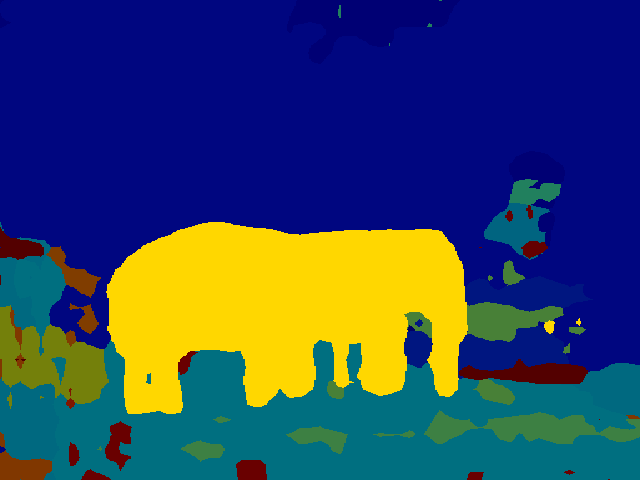
#> input picture cocostuffapi/results/segmentations/examples/000000000934.png, 640 x 480 px; its folder holds only this picture in this run
$ python pngToCocoResultDemo.py
#> lines starting #> are read from the running program, lines starting #| are printed output that depends on the picture; after the words box and inside, x2 and y2 are one past the last pixel; in counts of white or black regions, pixels touching at a corner belong together
### cocostuffapi/PythonAPI/pycocotools/cocostuffhelper.py
__author__ = 'hcaesar'

# Helper functions used to convert between different formats for the
# COCO Stuff Segmentation Challenge.
#
# Note: Some functions use the Pillow image package, which may need
# to be installed manually.
#
# Microsoft COCO Toolbox.      version 2.0
# Data, paper, and tutorials available at:  http://mscoco.org/
# Code written by Piotr Dollar and Tsung-Yi Lin, 2015.
# Licensed under the Simplified BSD License [see coco/license.txt]

import numpy as np
from pycocotools import mask
from PIL import Image, ImagePalette # For indexed images
import matplotlib # For Matlab's color maps

def segmentationToCocoMask(labelMap, labelId):
    '''
    Encodes a segmentation mask using the Mask API.
    :param labelMap: [h x w] segmentation map that indicates the label of each pixel
    :param labelId: the label from labelMap that will be encoded
    :return: Rs - the encoded label mask for label 'labelId'
    '''
    labelMask = labelMap == labelId
    labelMask = np.expand_dims(labelMask, axis=2)
    labelMask = labelMask.astype('uint8')
    labelMask = np.asfortranarray(labelMask)
    Rs = mask.encode(labelMask)
    assert len(Rs) == 1
    Rs = Rs[0]

    return Rs

def segmentationToCocoResult(labelMap, imgId, stuffStartId=92):
    '''
    Convert a segmentation map to COCO stuff segmentation result format.
    :param labelMap: [h x w] segmentation map that indicates the label of each pixel
    :param imgId: the id of the COCO image (last part of the file name)
    :param stuffStartId: (optional) index where stuff classes start
    :return: anns    - a list of dicts for each label in this image
       .image_id     - the id of the COCO image
       .category_id  - the id of the stuff class of this annotation
       .segmentation - the RLE encoded segmentation of this class
    '''

    # Get stuff labels
    shape = labelMap.shape
    if len(shape) != 2:
        raise Exception(('Error: Image has %d instead of 2 channels! Most likely you '
        'provided an RGB image instead of an indexed image (with or without color palette).') % len(shape))
    [h, w] = shape
    assert h > 0 and w > 0
    labelsAll = np.unique(labelMap)
    labelsStuff = [i for i in labelsAll if i >= stuffStartId]

    # Add stuff annotations
    anns = []
    for labelId in labelsStuff:

        # Create mask and encode it
        Rs = segmentationToCocoMask(labelMap, labelId)

        # Create annotation data and add it to the list
        anndata = {}
        anndata['image_id'] = int(imgId)
        anndata['category_id'] = int(labelId)
        anndata['segmentation'] = Rs
        anns.append(anndata)
    return anns

# [36 lines left out: function cocoSegmentationToSegmentationMap, not called in this run]

def pngToCocoResult(pngPath, imgId, stuffStartId=92):
    '''
    Reads an indexed .png file with a label map from disk and converts it to COCO result format.
    :param pngPath: the path of the .png file
    :param imgId: the COCO id of the image (last part of the file name)
    :param stuffStartId: (optional) index where stuff classes start
    :return: anns    - a list of dicts for each label in this image
       .image_id     - the id of the COCO image
       .category_id  - the id of the stuff class of this annotation
       .segmentation - the RLE encoded segmentation of this class
    '''

    # Read indexed .png file from disk
    im = Image.open(pngPath)
    labelMap = np.array(im)

    # Convert label map to COCO result format
    anns = segmentationToCocoResult(labelMap, imgId, stuffStartId)
    return anns

# [73 lines left out: functions cocoSegmentationToPng, getCMap, not called in this run]

### cocostuffapi/PythonAPI/cocostuff/pngToCocoResultDemo.py
#!/usr/bin/python

__author__ = 'hcaesar'

# Converts a folder of .png images with segmentation results back
# to the COCO result format.
#
# The .png images should be indexed images with or without a color
# palette for visualization.
#
# Note that this script only works with image names in COCO 2017
# format (000000000934.jpg). The older format
# (COCO_train2014_000000000934.jpg) is not supported.
#
# See cocoSegmentationToPngDemo.py for the reverse conversion.
#
# Microsoft COCO Toolbox.      version 2.0
# Data, paper, and tutorials available at:  http://mscoco.org/
# Code written by Piotr Dollar and Tsung-Yi Lin, 2015.
# Licensed under the Simplified BSD License [see coco/license.txt]

import os
import io
import json
import re
from pycocotools.cocostuffhelper import pngToCocoResult

def pngToCocoResultDemo(dataDir='../..', resType='examples', indent=None):
    '''
    Converts a folder of .png images with segmentation results back
    to the COCO result format.
    :param dataDir: location of the COCO root folder
    :param resType: identifier of the result annotation file
    :param indent: number of whitespaces used for JSON indentation
    :return: None
    '''

    # Define paths
    pngFolder = '%s/results/segmentations/%s' % (dataDir, resType)
    jsonPath = '%s/results/stuff_%s_results.json' % (dataDir, resType)

    # Get images in png folder
    imgNames = os.listdir(pngFolder)
    imgNames = [imgName[:-4] for imgName in imgNames if imgName.endswith('.png')]
    imgNames.sort()
    imgCount = len(imgNames)

    # Init
    annCount = 0

    with io.open(jsonPath, 'w', encoding='utf8') as output:
        print(('Writing results to: %s' % jsonPath))

        # Annotation start
        output.write(str('[\n'))

        for i, imgName in zip(range(0, imgCount), imgNames):
            print(('Converting png image %d of %d: %s' % (i+1, imgCount, imgName)))

            # Add stuff annotations
            pngPath = '%s/%s.png' % (pngFolder, imgName)
            tokens = imgName.split('_')
            if len(tokens) == 1:
                # COCO 2017 format
                imgId = int(imgName)
            elif len(tokens) == 3:
                # Previous COCO format
                imgId = int(tokens[2])
            else:
                raise Exception('Error: Invalid COCO file format!')

            anns = pngToCocoResult(pngPath, imgId)
#> in pngToCocoResult, im is the input picture: PIL image 640x480 P; mean R, G, B 49.3, 67.8, 98.7
#> in pngToCocoResult, `labelMap = np.array(im)`:
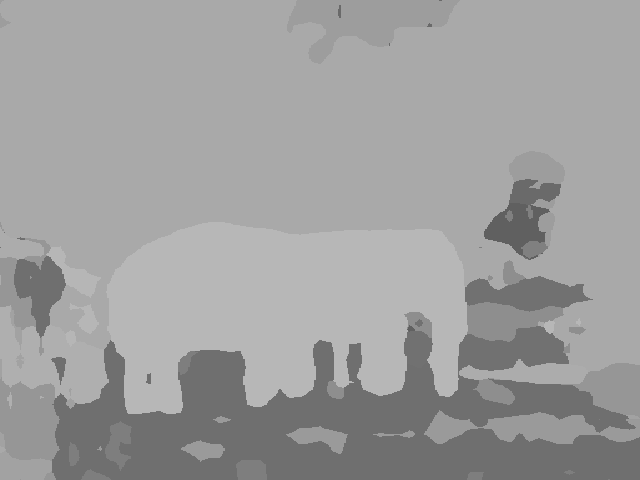
#> labelMap: shape (480, 640); min 96, max 183, mean 158.4
#> in segmentationToCocoResult, `labelsAll = np.unique(labelMap)`: labelsAll = 18 values from 96 to 183
#> in segmentationToCocoResult, `labelsStuff = [i for i in labelsAll if i >= stuffStartId]`: labelsStuff = [96, 97, 106, 111, 113, 126, 128, 142, 150, 154, 157, 161, 162, 169, 172, 175, 182, 183]
#> the loop in segmentationToCocoResult, `for labelId in labelsStuff:` made 18 passes
#> labelId on passes 1 to 12: 96, 97, 106, 111, 113, 126, 128, 142, 150, 154, 157, 161
#> pass 1, in segmentationToCocoMask, `labelMask = labelMap == labelId`:
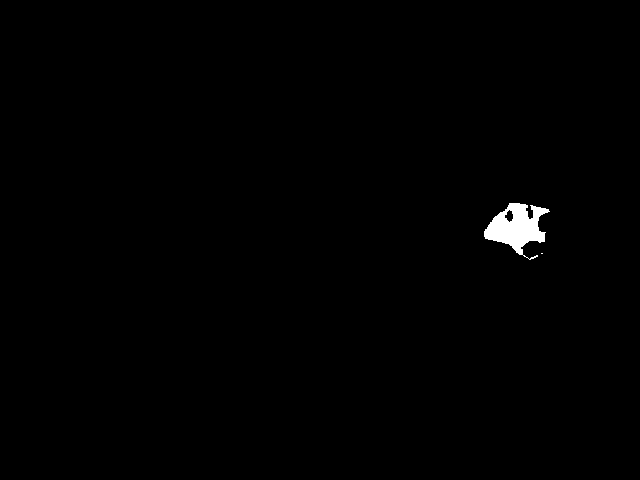
#> labelMask: shape (480, 640) bool; 0.61% white; 2 white regions (1 under 20 px), largest, box (x1, y1, x2, y2) and area: (484, 203, 550, 260) 1884
#> pass 2, in segmentationToCocoMask (call 2), `labelMask = labelMap == labelId`:
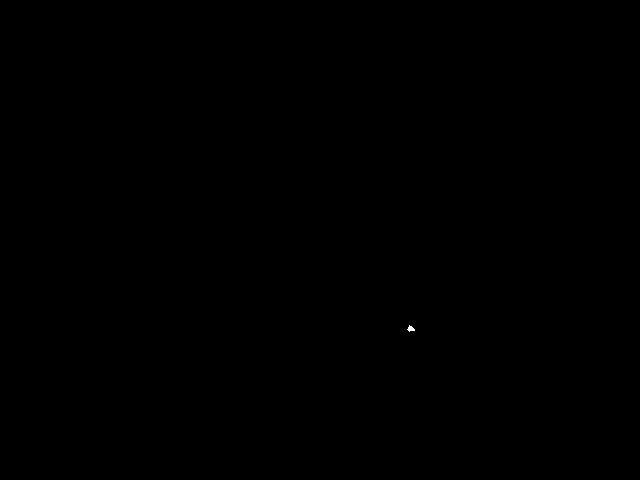
#> labelMask: shape (480, 640) bool; 0.01% white; 1 white region, box (x1, y1, x2, y2) and area: (407, 325, 415, 332) 31
#> pass 3, in segmentationToCocoMask (call 3), `labelMask = labelMap == labelId`:
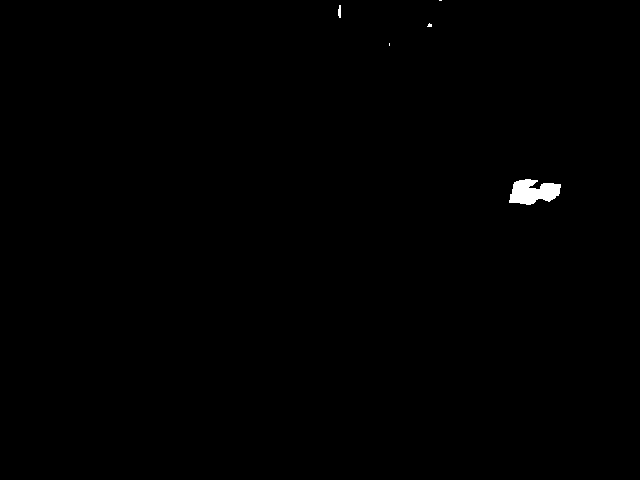
#> labelMask: shape (480, 640) bool; 0.32% white; 5 white regions (3 under 20 px), largest, box (x1, y1, x2, y2) and area: (509, 179, 561, 205) 920, (338, 5, 341, 18) 33
#> after the loop in segmentationToCocoResult, `for labelId in labelsStuff:`: anns = 18 items
#> anns = 18 items

            # Write JSON
#> (the run stopped early here; a loop or call above may not have finished)

$ run again, on cocostuffapi/results/segmentations/examples/000000013715.png
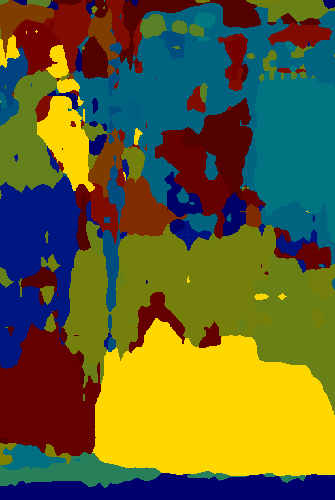
#> input picture cocostuffapi/results/segmentations/examples/000000013715.png, 335 x 500 px
#> in pngToCocoResult, im is the input picture: PIL image 335x500 P; mean R, G, B 98.7, 98.4, 48.1
#> in pngToCocoResult, `labelMap = np.array(im)`:
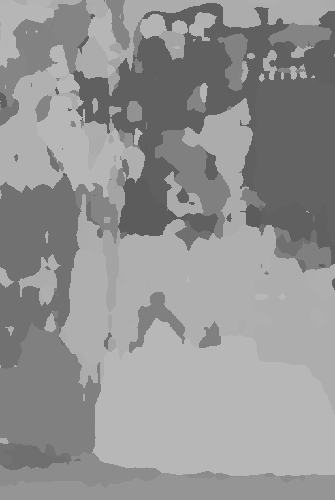
#> labelMap: shape (500, 335); min 92, max 183, mean 147.4
#> labelsAll = 30 values from 92 to 183
#> the loop in segmentationToCocoResult, `for labelId in labelsStuff:` made 30 passes
#> labelId on passes 1 to 8: 92, 96, 99, 111, 112, 113, 115, 117
#> pass 3, in segmentationToCocoMask (call 3), `labelMask = labelMap == labelId`:
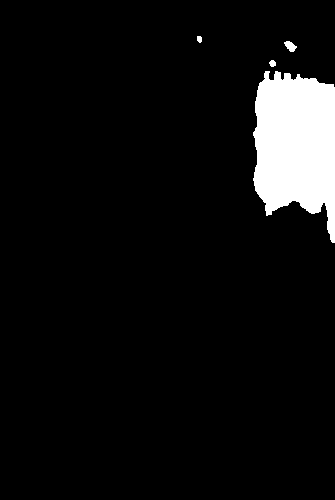
#> labelMask: shape (500, 335) bool; 6.3% white; 4 white regions, box (x1, y1, x2, y2) and area: (253, 71, 335, 243) 10453, (284, 41, 297, 52) 86, (269, 60, 276, 67) 37, (197, 36, 202, 43) 30
#> after the loop in segmentationToCocoResult, `for labelId in labelsStuff:`: anns = 30 items
